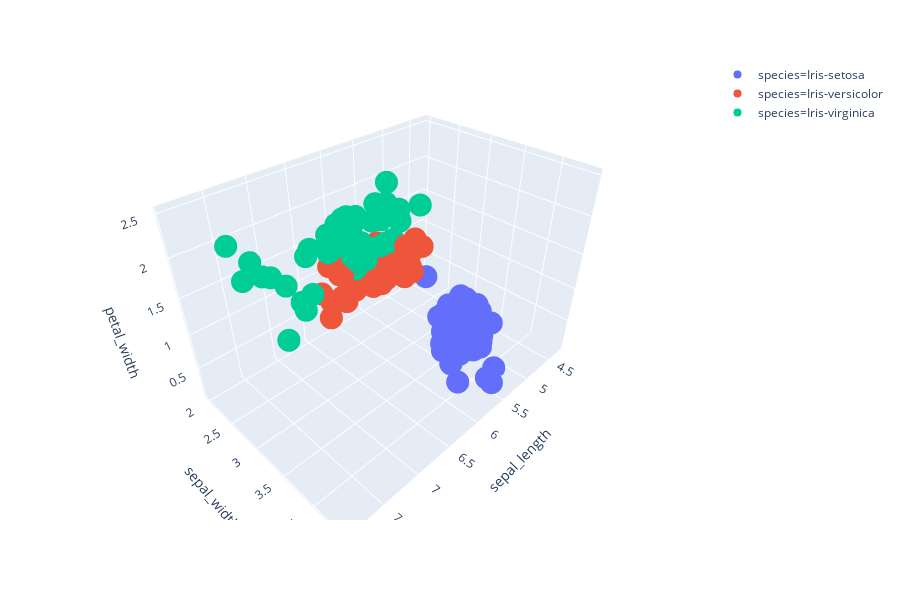

Notebook code for this chart:
### Code cell
import plotly.express as px
fig = px.scatter_3d(iris, x='sepal_length', y='sepal_width', z='petal_width',color='species')
fig.show()

### Figure 1 — Plotly figure (JSON) as saved in the notebook; plotly's stock layout.template omitted (floating-point values rounded to 4 significant figures)
{"data": [{"hoverlabel": {"namelength": 0}, "hovertemplate": "species=Iris-setosa<br>sepal_length=%{x}<br>sepal_width=%{y}<br>petal_width=%{z}", "legendgroup": "species=Iris-setosa", "marker": {"color": "#636efa", "symbol": "circle"}, "mode": "markers", "name": "species=Iris-setosa", "scene": "scene", "showlegend": true, "type": "scatter3d", "x": [5.1, 4.9, 4.7, 4.6, 5, 5.4, 4.6, 5, 4.4, 4.9, 5.4, 4.8, 4.8, 4.3, 5.8, 5.7, 5.4, 5.1, 5.7, 5.1, 5.4, 5.1, 4.6, 5.1, 4.8, 5, 5, 5.2, 5.2, 4.7, 4.8, 5.4, 5.2, 5.5, 4.9, 5, 5.5, 4.9, 4.4, 5.1, 5, 4.5, 4.4, 5, 5.1, 4.8, 5.1, 4.6, 5.3, 5], "y": [3.5, 3, 3.2, 3.1, 3.6, 3.9, 3.4, 3.4, 2.9, 3.1, 3.7, 3.4, 3, 3, 4, 4.4, 3.9, 3.5, 3.8, 3.8, 3.4, 3.7, 3.6, 3.3, 3.4, 3, 3.4, 3.5, 3.4, 3.2, 3.1, 3.4, 4.1, 4.2, 3.1, 3.2, 3.5, 3.1, 3, 3.4, 3.5, 2.3, 3.2, 3.5, 3.8, 3, 3.8, 3.2, 3.7, 3.3], "z": [0.2, 0.2, 0.2, 0.2, 0.2, 0.4, 0.3, 0.2, 0.2, 0.1, 0.2, 0.2, 0.1, 0.1, 0.2, 0.4, 0.4, 0.3, 0.3, 0.3, 0.2, 0.4, 0.2, 0.5, 0.2, 0.2, 0.4, 0.2, 0.2, 0.2, 0.2, 0.4, 0.1, 0.2, 0.1, 0.2, 0.2, 0.1, 0.2, 0.2, 0.3, 0.3, 0.2, 0.6, 0.4, 0.3, 0.2, 0.2, 0.2, 0.2]}, {"hoverlabel": {"namelength": 0}, "hovertemplate": "species=Iris-versicolor<br>sepal_length=%{x}<br>sepal_width=%{y}<br>petal_width=%{z}", "legendgroup": "species=Iris-versicolor", "marker": {"color": "#EF553B", "symbol": "circle"}, "mode": "markers", "name": "species=Iris-versicolor", "scene": "scene", "showlegend": true, "type": "scatter3d", "x": [7, 6.4, 6.9, 5.5, 6.5, 5.7, 6.3, 4.9, 6.6, 5.2, 5, 5.9, 6, 6.1, 5.6, 6.7, 5.6, 5.8, 6.2, 5.6, 5.9, 6.1, 6.3, 6.1, 6.4, 6.6, 6.8, 6.7, 6, 5.7, 5.5, 5.5, 5.8, 6, 5.4, 6, 6.7, 6.3, 5.6, 5.5, 5.5, 6.1, 5.8, 5, 5.6, 5.7, 5.7, 6.2, 5.1, 5.7], "y": [3.2, 3.2, 3.1, 2.3, 2.8, 2.8, 3.3, 2.4, 2.9, 2.7, 2, 3, 2.2, 2.9, 2.9, 3.1, 3, 2.7, 2.2, 2.5, 3.2, 2.8, 2.5, 2.8, 2.9, 3, 2.8, 3, 2.9, 2.6, 2.4, 2.4, 2.7, 2.7, 3, 3.4, 3.1, 2.3, 3, 2.5, 2.6, 3, 2.6, 2.3, 2.7, 3, 2.9, 2.9, 2.5, 2.8], "z": [1.4, 1.5, 1.5, 1.3, 1.5, 1.3, 1.6, 1, 1.3, 1.4, 1, 1.5, 1, 1.4, 1.3, 1.4, 1.5, 1, 1.5, 1.1, 1.8, 1.3, 1.5, 1.2, 1.3, 1.4, 1.4, 1.7, 1.5, 1, 1.1, 1, 1.2, 1.6, 1.5, 1.6, 1.5, 1.3, 1.3, 1.3, 1.2, 1.4, 1.2, 1, 1.3, 1.2, 1.3, 1.3, 1.1, 1.3]}, {"hoverlabel": {"namelength": 0}, "hovertemplate": "species=Iris-virginica<br>sepal_length=%{x}<br>sepal_width=%{y}<br>petal_width=%{z}", "legendgroup": "species=Iris-virginica", "marker": {"color": "#00cc96", "symbol": "circle"}, "mode": "markers", "name": "species=Iris-virginica", "scene": "scene", "showlegend": true, "type": "scatter3d", "x": [6.3, 5.8, 7.1, 6.3, 6.5, 7.6, 4.9, 7.3, 6.7, 7.2, 6.5, 6.4, 6.8, 5.7, 5.8, 6.4, 6.5, 7.7, 7.7, 6, 6.9, 5.6, 7.7, 6.3, 6.7, 7.2, 6.2, 6.1, 6.4, 7.2, 7.4, 7.9, 6.4, 6.3, 6.1, 7.7, 6.3, 6.4, 6, 6.9, 6.7, 6.9, 5.8, 6.8, 6.7, 6.7, 6.3, 6.5, 6.2, 5.9], "y": [3.3, 2.7, 3, 2.9, 3, 3, 2.5, 2.9, 2.5, 3.6, 3.2, 2.7, 3, 2.5, 2.8, 3.2, 3, 3.8, 2.6, 2.2, 3.2, 2.8, 2.8, 2.7, 3.3, 3.2, 2.8, 3, 2.8, 3, 2.8, 3.8, 2.8, 2.8, 2.6, 3, 3.4, 3.1, 3, 3.1, 3.1, 3.1, 2.7, 3.2, 3.3, 3, 2.5, 3, 3.4, 3], "z": [2.5, 1.9, 2.1, 1.8, 2.2, 2.1, 1.7, 1.8, 1.8, 2.5, 2, 1.9, 2.1, 2, 2.4, 2.3, 1.8, 2.2, 2.3, 1.5, 2.3, 2, 2, 1.8, 2.1, 1.8, 1.8, 1.8, 2.1, 1.6, 1.9, 2, 2.2, 1.5, 1.4, 2.3, 2.4, 1.8, 1.8, 2.1, 2.4, 2.3, 1.9, 2.3, 2.5, 2.3, 1.9, 2, 2.3, 1.8]}], "layout": {"height": 600, "legend": {"tracegroupgap": 0}, "margin": {"t": 60}, "scene": {"domain": {"x": [0, 1], "y": [0, 1]}, "xaxis": {"title": {"text": "sepal_length"}}, "yaxis": {"title": {"text": "sepal_width"}}, "zaxis": {"title": {"text": "petal_width"}}}}}
